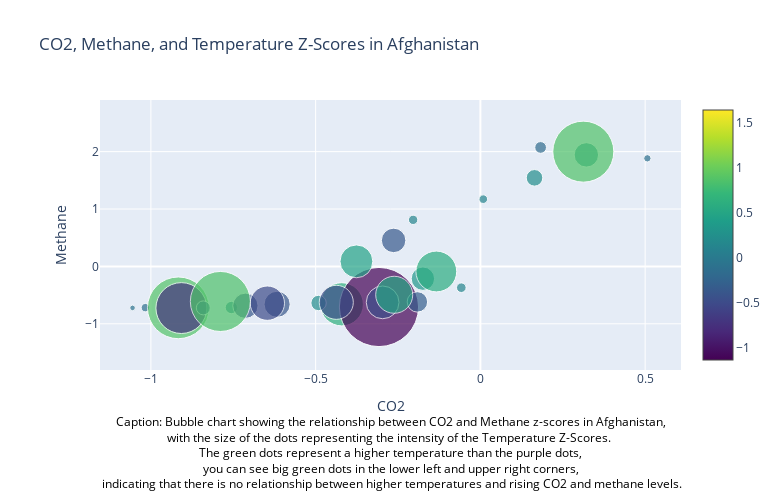

The notebook cell this image was saved under:
### Code cell
trace = go.Scatter(
    x=co2_afghanistan['z-score'],
    y=methane_afghanistan['z-score'],
    mode='markers',
    marker=dict(
        size=abs(temperature_afghanistan['Temperature']) * 7,
        sizemode='diameter',
        sizeref=0.1,
        color=temperature_afghanistan['Temperature'],
        colorscale='Viridis',
        showscale=True,
        cmin=temperature_afghanistan['Temperature'].min(),
        cmax=temperature_afghanistan['Temperature'].max()
    ),
    text=co2_afghanistan['z-score'],
    hovertemplate=
    '<b>CO2: %{x}</b><br>'+
    '<b>Methane: %{y}</b><br>'+
    '<b>Temperature Z-Score: %{marker.size}</b><br>',
)

layout = go.Layout(
    title='CO2, Methane, and Temperature Z-Scores in Afghanistan',
    xaxis=dict(title='CO2'),
    yaxis=dict(title='Methane'),
    hovermode='closest',
     margin=dict(
        l=100,
        r=80,
        t=100,
        b=130 
    )
)

fig = go.Figure(data=[trace], layout=layout)

fig.update_layout(
    annotations=[
        dict(
            text='Caption: Bubble chart showing the relationship between CO2 and Methane z-scores in Afghanistan, <br>'+
            'with the size of the dots representing the intensity of the Temperature Z-Scores.  <br>'+
            'The green dots represent a higher temperature than the purple dots, <br>'+
            'you can see big green dots in the lower left and upper right corners, <br>'+
            'indicating that there is no relationship between higher temperatures and rising CO2 and methane levels.',
            xref='paper',
            yref='paper',
            x=0,
            y=-0.46,
            showarrow=False,
            font=dict(
                size=12,
                color='black'
            )
        )
    ],
    height=500, 
    width=780 
)

fig.show()

### Figure 1 — Plotly figure (JSON) as saved in the notebook; plotly's stock layout.template omitted (floating-point values rounded to 4 significant figures)
{"data": [{"hovertemplate": "<b>CO2: %{x}</b><br><b>Methane: %{y}</b><br><b>Temperature Z-Score: %{marker.size}</b><br>", "marker": {"cmax": 1.647, "cmin": -1.131, "color": [-0.08, -0.12, 0.882, -0.727, -0.2, 0.176, -0.361, -0.373, -0.491, 0.858, 0.617, -1.131, 0.22, -0.487, -0.468, -0.292, 0.529, 0.137, 0.334, 0.583, 0.469, -0.35, 0.134, 0.123, 0.237, -0.105, 0.349, 0.872, -0.167, 0.766, -0.178, -0.32, 0.172, 0.423, 0.363, -0.106, 0.48, 0.669, 1.178, 0.996, 1.315, 1.317, 0.598, 1.317, 0.386, 1.647, 0.616, 0.671, 0.841, 1.564, 1.342, 0.102, 1.237, 0.474, 1.096, 1.473, 1.483, 1.524, 0.893], "colorscale": [[0, "#440154"], [0.1111, "#482878"], [0.2222, "#3e4989"], [0.3333, "#31688e"], [0.4444, "#26828e"], [0.5556, "#1f9e89"], [0.6667, "#35b779"], [0.7778, "#6ece58"], [0.8889, "#b5de2b"], [1, "#fde725"]], "showscale": true, "size": [0.56, 0.84, 6.174, 5.089, 1.4, 1.232, 2.527, 2.611, 3.437, 6.006, 4.319, 7.917, 1.54, 3.409, 3.276, 2.044, 3.703, 0.959, 2.338, 4.081, 3.283, 2.45, 0.938, 0.861, 1.659, 0.735, 2.443, 6.104, 1.169, 5.362, 1.246, 2.24, 1.204, 2.961, 2.541, 0.742, 3.36, 4.683, 8.246, 6.972, 9.205, 9.219, 4.186, 9.219, 2.702, 11.53, 4.312, 4.697, 5.887, 10.95, 9.394, 0.714, 8.659, 3.318, 7.672, 10.31, 10.38, 10.67, 6.251], "sizemode": "diameter", "sizeref": 0.1}, "mode": "markers", "text": [-1.056, -1.017, -0.9168, -0.9076, -0.8409, -0.7558, -0.7132, -0.617, -0.6466, -0.7891, -0.4207, -0.3078, -0.4911, -0.4374, -0.2967, -0.1912, -0.2615, -0.05792, -0.1745, -0.1338, -0.3763, -0.2634, -0.2042, 0.008726, 0.1642, 0.5067, 0.3216, 0.3123, 0.1827, 0.1365, -0.06341, -0.1391, -0.5632, -0.5884, -0.6137, -0.6389, -0.6692, -0.7096, -0.7399, -0.856, -0.8812, -0.8963, -0.7449, -0.649, -0.7449, -0.4824, -0.3764, -0.3713, 0.5323, 1.199, 2.324, 3.243, 2.814, 1.759, 1.199, 1.739, 1.411, 1.148, 1.799, 1.804], "type": "scatter", "x": [-1.056, -1.017, -0.9168, -0.9076, -0.8409, -0.7558, -0.7132, -0.617, -0.6466, -0.7891, -0.4207, -0.3078, -0.4911, -0.4374, -0.2967, -0.1912, -0.2615, -0.05792, -0.1745, -0.1338, -0.3763, -0.2634, -0.2042, 0.008726, 0.1642, 0.5067, 0.3216, 0.3123, 0.1827, 0.1365, -0.06341, -0.1391, -0.5632, -0.5884, -0.6137, -0.6389, -0.6692, -0.7096, -0.7399, -0.856, -0.8812, -0.8963, -0.7449, -0.649, -0.7449, -0.4824, -0.3764, -0.3713, 0.5323, 1.199, 2.324, 3.243, 2.814, 1.759, 1.199, 1.739, 1.411, 1.148, 1.799, 1.804], "y": [-0.7226, -0.7187, -0.7218, -0.7256, -0.7229, -0.716, -0.6856, -0.6598, -0.6405, -0.6108, -0.6601, -0.7075, -0.637, -0.6258, -0.6266, -0.6185, -0.4944, -0.3707, -0.2139, -0.08826, 0.08823, 0.4532, 0.8116, 1.172, 1.543, 1.883, 1.943, 2.0, 2.073]}], "layout": {"annotations": [{"font": {"color": "black", "size": 12}, "showarrow": false, "text": "Caption: Bubble chart showing the relationship between CO2 and Methane z-scores in Afghanistan, <br>with the size of the dots representing the intensity of the Temperature Z-Scores.  <br>The green dots represent a higher temperature than the purple dots, <br>you can see big green dots in the lower left and upper right corners, <br>indicating that there is no relationship between higher temperatures and rising CO2 and methane levels.", "x": 0, "xref": "paper", "y": -0.46, "yref": "paper"}], "height": 500, "hovermode": "closest", "margin": {"b": 130, "l": 100, "r": 80, "t": 100}, "title": {"text": "CO2, Methane, and Temperature Z-Scores in Afghanistan"}, "width": 780, "xaxis": {"title": {"text": "CO2"}}, "yaxis": {"title": {"text": "Methane"}}}}
